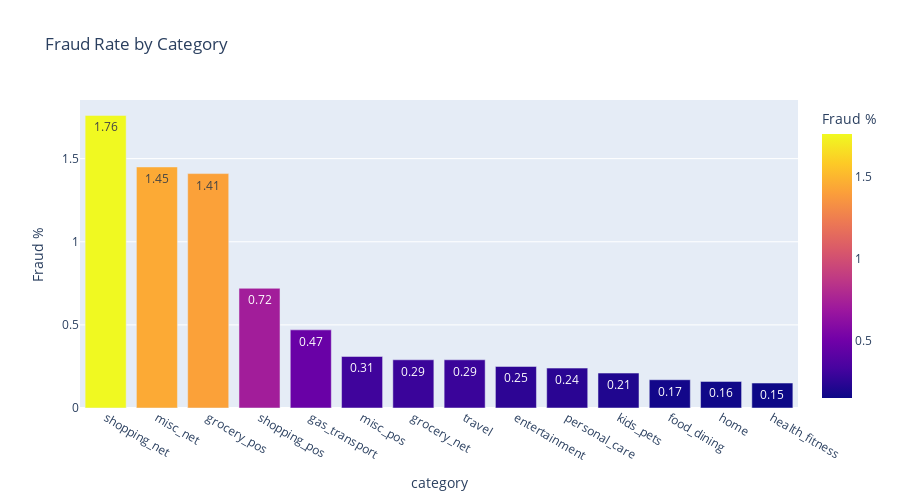

The cell this chart's notebook holds for it:
### Code cell
import plotly.express as px

fig = px.bar(df_category,
             x='category',
             y='fraud_rate_pct',
             color='fraud_rate_pct',
             text='fraud_rate_pct',
             title='Fraud Rate by Category',
             labels={'fraud_rate_pct': 'Fraud %'},
             height=500)
fig.show()

### Figure 1 — Plotly figure (JSON) as saved in the notebook; plotly's stock layout.template omitted (floating-point values rounded to 4 significant figures)
{"data": [{"hovertemplate": "category=%{x}<br>Fraud %=%{marker.color}<extra></extra>", "legendgroup": "", "marker": {"color": [1.76, 1.45, 1.41, 0.72, 0.47, 0.31, 0.29, 0.29, 0.25, 0.24, 0.21, 0.17, 0.16, 0.15], "coloraxis": "coloraxis", "pattern": {"shape": ""}}, "name": "", "orientation": "v", "showlegend": false, "text": [1.76, 1.45, 1.41, 0.72, 0.47, 0.31, 0.29, 0.29, 0.25, 0.24, 0.21, 0.17, 0.16, 0.15], "textposition": "auto", "type": "bar", "x": ["shopping_net", "misc_net", "grocery_pos", "shopping_pos", "gas_transport", "misc_pos", "grocery_net", "travel", "entertainment", "personal_care", "kids_pets", "food_dining", "home", "health_fitness"], "xaxis": "x", "y": [1.76, 1.45, 1.41, 0.72, 0.47, 0.31, 0.29, 0.29, 0.25, 0.24, 0.21, 0.17, 0.16, 0.15], "yaxis": "y"}], "layout": {"barmode": "relative", "coloraxis": {"colorbar": {"title": {"text": "Fraud %"}}, "colorscale": [[0, "#0d0887"], [0.1111, "#46039f"], [0.2222, "#7201a8"], [0.3333, "#9c179e"], [0.4444, "#bd3786"], [0.5556, "#d8576b"], [0.6667, "#ed7953"], [0.7778, "#fb9f3a"], [0.8889, "#fdca26"], [1, "#f0f921"]]}, "height": 500, "legend": {"tracegroupgap": 0}, "title": {"text": "Fraud Rate by Category"}, "xaxis": {"anchor": "y", "domain": [0, 1], "title": {"text": "category"}}, "yaxis": {"anchor": "x", "domain": [0, 1], "title": {"text": "Fraud %"}}}}
